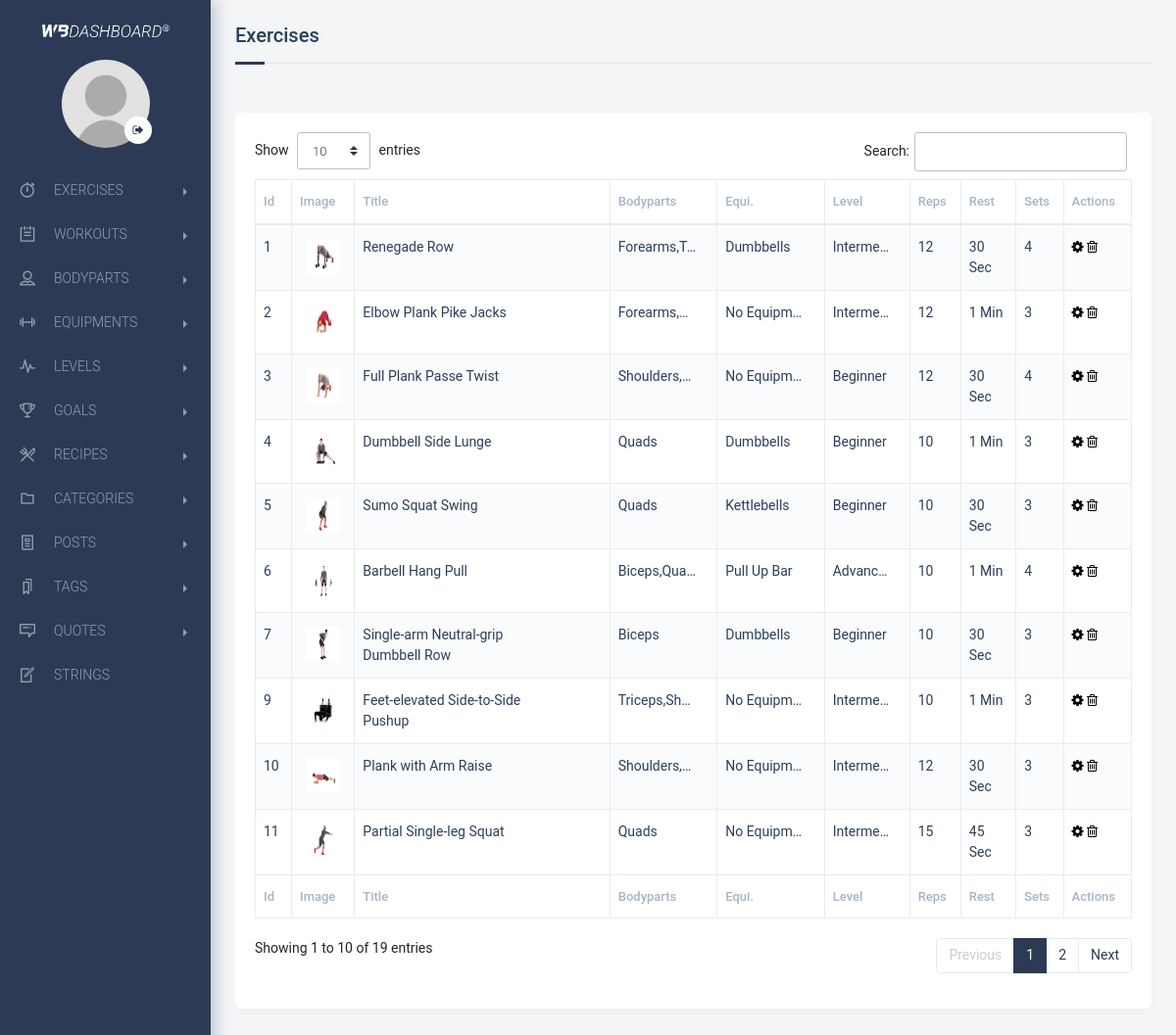
Screenshot of /backend/controller/exercises.php (signed in) with the database file from the repository.
### tables this page shows
CREATE TABLE `exercises` (
  `exercise_id` int(11) NOT NULL,
  `exercise_title` varchar(150) NOT NULL,
  `exercise_reps` varchar(50) NOT NULL,
  `exercise_sets` varchar(50) NOT NULL,
  `exercise_rest` varchar(50) NOT NULL,
  `exercise_equipment` int(11) NOT NULL,
  `exercise_level` int(11) NOT NULL,
  `exercise_image` varchar(150) NOT NULL,
  `exercise_video` varchar(250) NOT NULL,
  `exercise_tips` text NOT NULL,
  `exercise_instructions` text NOT NULL
);

CREATE TABLE `equipments` (
  `equipment_id` int(11) NOT NULL,
  `equipment_title` varchar(150) NOT NULL,
  `equipment_image` varchar(150) NOT NULL
);

CREATE TABLE `levels` (
  `level_id` int(11) NOT NULL,
  `level_title` varchar(50) NOT NULL,
  `level_description` text NOT NULL,
  `level_image` varchar(150) NOT NULL
);

### backend/admin/functions.php (called while the page is built, shortened)
<?php
function get_all_exercises($connect)
{
    $sentence = $connect->prepare("SELECT SQL_CALC_FOUND_ROWS exercises.*, equipments.equipment_title AS equipment_title, levels.level_title AS level_title, GROUP_CONCAT(bodyparts.bodypart_title) AS bodypart_title FROM exercises JOIN exercises_bodyparts ON exercises_bodyparts.exercise_id = exercises.exercise_id JOIN equipments ON exercises.exercise_equipment = equipments.equipment_id JOIN levels ON exercises.exercise_level = levels.level_id JOIN bodyparts ON bodyparts.bodypart_id = exercises_bodyparts.bodypart_id GROUP BY exercises.exercise_id ORDER BY exercises.exercise_id DESC");
    $sentence->execute();
    return $sentence->fetchAll(PDO::FETCH_ASSOC);
}
?>

### backend/views/exercises.view.php (the view, shortened to what this page needs)
<section class="page-container">
    <div class="page-content-wrapper">
 <div class="content sm-gutter">
            <div class="container-fluid padding-25 sm-padding-10">
                <div class="row">
                    <div class="col-12">
                        <div class="section-title">
                            <h5>Exercises</h5>
                        </div>
                    </div>
<div class="col-12">
                        <div class="block table-block mb-4" style="margin-top: 20px;">
                            <div class="row">
                                <div class="table-responsive">
<table id="table_id" class="table table-striped table-bordered" cellspacing="0" width="100%" style="border-radius: 5px;">
    <thead>
            <tr>
                <th>Id</th>
                <th>Image</th>
                <th>Title</th>
                <th>Bodyparts</th>
                <th>Equi.</th>
                <th>Level</th>
                <th>Reps</th>
                <th>Rest</th>
                <th>Sets</th>
                <th>Actions</th>
            </tr>
        </thead>
        <tfoot>
            <tr>
                <th>Id</th>
                <th>Image</th>
                <th>Title</th>
                <th>Bodyparts</th>
                <th>Equi.</th>
                <th>Level</th>
                <th>Reps</th>
                <th>Rest</th>
                <th>Sets</th>
                <th>Actions</th>
            </tr>
        </tfoot>
        <tbody>
        <?php foreach($exercises as $exercise): ?>
            <tr>
              <td><?php echo $exercise['exercise_id']; ?></td>
                <td width="30px" align="center"><img src="../images/<?php echo $exercise['exercise_image']; ?>" style="width: 40px; height: 40px; padding: 2px;"></td>
                <td><div style="width: 200px"><?php echo $exercise['exercise_title']; ?></div></td>
                <td><div class="ellipsis" style="width: 80px"><?php echo $exercise['bodypart_title']; ?></div></td>
                <td><div class="ellipsis" style="width: 80px"><?php echo $exercise['equipment_title']; ?></div></td>
                <td><div class="ellipsis" style="width: 60px"><?php echo $exercise['level_title']; ?></div></td>
                <td><?php echo $exercise['exercise_reps']; ?></td>
                <td><?php echo $exercise['exercise_rest']; ?></td>
                <td><?php echo $exercise['exercise_sets']; ?></td>
                <td>
                <a href="../controller/edit_exercise.php?id=<?php echo $exercise['exercise_id']; ?>" style="font-size: 14px;color: #000000;"><i class="fa fa-cog"></i></a>
          <a onclick="alertdelete_<?php echo $exercise['exercise_id']; ?>();" style="cursor: pointer;font-size: 14px;color: #000000;"><i class="fa fa-trash-o"></i></a>
          </td>
            </tr>
        <?php endforeach; ?>
        </tbody>
</table>
</div>
</div>
</div>
</div>
</div>
</div>
</div>
</div>
</section>

### backend/assets/css/lightbox.css (style rules this page uses)
body:after { content: url(../files/close.png) url(../files/loading.gif) url(../files/prev.png) url(../files/next.png); display: none; }

### rows the page displays
exercises: exercise_id "11", exercise_image (picture), exercise_title "Partial Single-leg Squat", bodypart_title "Quads", exercise_equipment.equipment_title "No Equipm…", exercise_level.level_title "Interme…", exercise_reps "15", exercise_rest "45 Sec", exercise_sets "3"
exercises: exercise_id "10", exercise_image (picture), exercise_title "Plank with Arm Raise", bodypart_title "Shoulders,…", exercise_equipment.equipment_title "No Equipm…", exercise_level.level_title "Interme…", exercise_reps "12", exercise_rest "30 Sec", exercise_sets "3"
exercises: exercise_id "9", exercise_image (picture), exercise_title "Feet-elevated Side-to-Side Pushup", bodypart_title "Triceps,Sh…", exercise_equipment.equipment_title "No Equipm…", exercise_level.level_title "Interme…", exercise_reps "10", exercise_rest "1 Min", exercise_sets "3"
exercises: exercise_id "7", exercise_image (picture), exercise_title "Single-arm Neutral-grip Dumbbell Row", bodypart_title "Biceps", exercise_equipment.equipment_title "Dumbbells", exercise_level.level_title "Beginner", exercise_reps "10", exercise_rest "30 Sec", exercise_sets "3"
exercises: exercise_id "6", exercise_image (picture), exercise_title "Barbell Hang Pull", bodypart_title "Biceps,Qua…", exercise_equipment.equipment_title "Pull Up Bar", exercise_level.level_title "Advanc…", exercise_reps "10", exercise_rest "1 Min", exercise_sets "4"
exercises: exercise_id "5", exercise_image (picture), exercise_title "Sumo Squat Swing", bodypart_title "Quads", exercise_equipment.equipment_title "Kettlebells", exercise_level.level_title "Beginner", exercise_reps "10", exercise_rest "30 Sec", exercise_sets "3"
exercises: exercise_id "4", exercise_image (picture), exercise_title "Dumbbell Side Lunge", bodypart_title "Quads", exercise_equipment.equipment_title "Dumbbells", exercise_level.level_title "Beginner", exercise_reps "10", exercise_rest "1 Min", exercise_sets "3"
exercises: exercise_id "3", exercise_image (picture), exercise_title "Full Plank Passe Twist", bodypart_title "Shoulders,…", exercise_equipment.equipment_title "No Equipm…", exercise_level.level_title "Beginner", exercise_reps "12", exercise_rest "30 Sec", exercise_sets "4"
exercises: exercise_id "2", exercise_image (picture), exercise_title "Elbow Plank Pike Jacks", bodypart_title "Forearms,…", exercise_equipment.equipment_title "No Equipm…", exercise_level.level_title "Interme…", exercise_reps "12", exercise_rest "1 Min", exercise_sets "3"
exercises: exercise_id "1", exercise_image (picture), exercise_title "Renegade Row", bodypart_title "Forearms,T…", exercise_equipment.equipment_title "Dumbbells", exercise_level.level_title "Interme…", exercise_reps "12", exercise_rest "30 Sec", exercise_sets "4"
